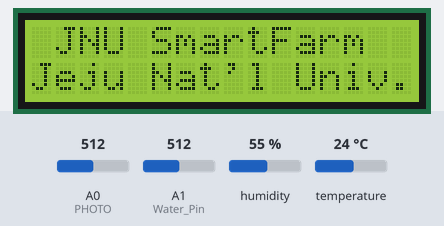
Simulated run of this sketch. Board: Arduino Mega 2560, built with avr-gcc and run on an emulated ATmega2560. Shown: 16×2 character LCD. Inputs (shaded band) come from the test bench; at power-on: A0 (PHOTO) = 512, A1 (Water_Pin) = 512, humidity 55 %, temperature 24 °C. The local clock reads 2024-03-15 10:24:30 at power-on unless the sketch sets it.

Above: at 0.1 s.
At 5.2 s:
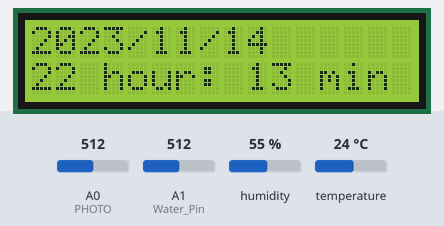
At 10.2 s:
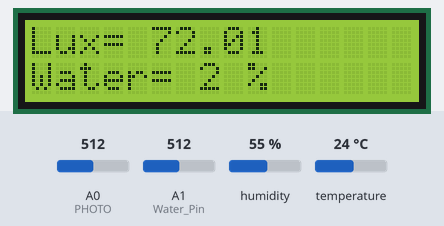
At 30.3 s:
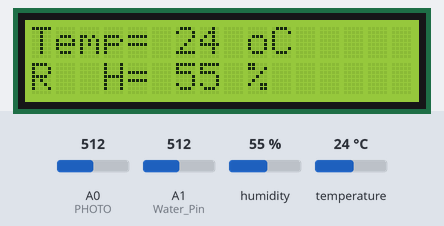

The sketch:

LCD_DHT11_Photo_Water_RTC.ino
```cpp
#include "DHT.h"
#include <Wire.h>
#include <LiquidCrystal_I2C.h>
#include <Wire.h>
#include "RTClib.h"

#define PHOTO A0
#define Water_Pin A1
#define DHTPIN 12
#define DHTTYPE DHT11
DHT dht(DHTPIN, DHTTYPE);
LiquidCrystal_I2C lcd(0x27, 16, 2);
RTC_DS3231 rtc;

int Photo_Value = 0;

void setup()
{
  lcd.init();
  lcd.backlight();
  lcd.setCursor(1, 0);
  lcd.print("JNU SmartFarm");
  lcd.setCursor(0, 1);
  lcd.print("Jeju Nat'l Univ.");
  delay(5000);
  if (! rtc.begin()) {
    Serial.println("Couldn't find RTC");
    while (1);
  }

  if (rtc.lostPower()) {
    Serial.println("RTC lost power, lets set the time!");
    rtc.adjust(DateTime(F(__DATE__), F(__TIME__)));
  } else {
    rtc.adjust(DateTime(F(__DATE__), F(__TIME__)));

  }

  Serial.begin(9600);
  Serial2.begin(9600);
}


void loop()
{
  DateTime now = rtc.now();
  int humidity = dht.readHumidity();
  int temperature = dht.readTemperature();
  Photo_Value = analogRead(PHOTO);
  float pv_value = float(Photo_Value * 5) / 1023;
  float Rp = (10 * pv_value) / (5 - pv_value);
  float y = (log10(200 / Rp)) / 0.7;
  float Ea = pow(10, y);

  int Water = analogRead(Water_Pin);
  int Water_Content = map(Water, 518, 272, 0, 100);

  if (Water_Content >= 100) {
    Water_Content = 100;
  }
  if (Water_Content <= 0) {
    Water_Content = 0;
  }

  lcd.clear();
  lcd.setCursor(0, 0);
  lcd.print(now.year());
  lcd.print("/");
  lcd.print(now.month());
  lcd.print("/");
  lcd.print(now.day());
  lcd.setCursor(0, 1);
  lcd.print(now.hour());
  lcd.print(" hour: ");
  lcd.print(now.minute());
  lcd.print(" min");
  delay(5000);

  lcd.clear();
  lcd.setCursor(0, 0);
  lcd.print("Lux= ");
  lcd.print(Ea);
  lcd.setCursor(0, 1);
  lcd.print("Water= ");
  lcd.print(Water_Content);
  lcd.print(" %");
  delay(5000);

  lcd.clear();
  lcd.setCursor(0, 0);
  lcd.print("Temp= ");
  lcd.print(temperature);
  lcd.print(" oC");
  lcd.setCursor(0, 1);
  lcd.print("R  H= ");
  lcd.print(humidity);
  lcd.print(" %");
  delay(5000);
}
```

Measured:
- what the display in image 1 shows lasts 5.1 s, from 5.1 s to 10.2 s
- what the display in image 3 shows lasts 5.1 s, from 30.3 s to 35.4 s
